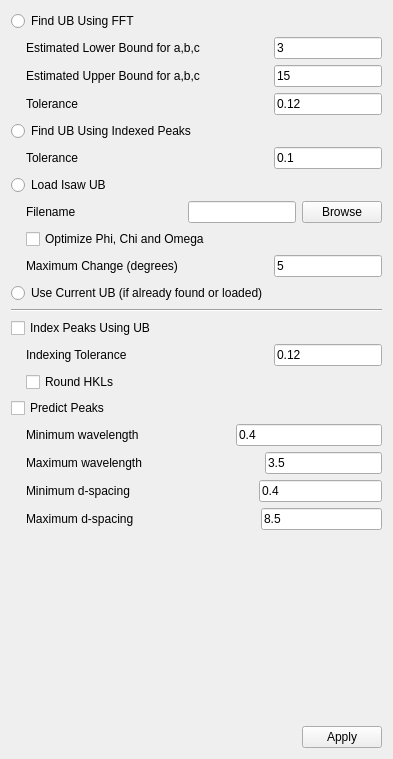
          <widget class="QWidget" name="scrollAreaWidgetContents_4">
           <property name="geometry">
            <rect>
             <x>0</x>
             <y>0</y>
             <width>393</width>
             <height>759</height>
            </rect>
           </property>
           <layout class="QVBoxLayout" name="verticalLayout_12">
            <item>
             <widget class="QRadioButton" name="FindUBUsingFFT_rbtn">
              <property name="toolTip">
               <string>Find a UB matrix using the&lt;br&gt; FindUBUsingFFT algorithm.  This will produce a UB matrix corresponding to the Niggli reduced cell for the lattice.</string>
              </property>
              <property name="text">
               <string>Find UB Using FFT</string>
              </property>
             </widget>
            </item>
            <item>
             <layout class="QHBoxLayout" name="horizontalLayout_20">
              <item>
               <spacer name="horizontalSpacer_28">
                <property name="orientation">
                 <enum>Qt::Horizontal</enum>
                </property>
                <property name="sizeType">
                 <enum>QSizePolicy::Fixed</enum>
                </property>
                <property name="sizeHint" stdset="0">
                 <size>
                  <width>15</width>
                  <height>0</height>
                 </size>
                </property>
               </spacer>
              </item>
              <item>
               <widget class="QLabel" name="MinD_lbl">
                <property name="text">
                 <string>Estimated Lower Bound for a,b,c</string>
                </property>
               </widget>
              </item>
              <item>
               <spacer name="horizontalSpacer_29">
                <property name="orientation">
                 <enum>Qt::Horizontal</enum>
                </property>
                <property name="sizeHint" stdset="0">
                 <size>
                  <width>40</width>
                  <height>20</height>
                 </size>
                </property>
               </spacer>
              </item>
              <item>
               <widget class="QLineEdit" name="MinD_ledt">
                <property name="sizePolicy">
                 <sizepolicy hsizetype="Fixed" vsizetype="Fixed">
                  <horstretch>0</horstretch>
                  <verstretch>0</verstretch>
                 </sizepolicy>
                </property>
                <property name="toolTip">
                 <string>Set this to a value that is&lt;br&gt; about 50%-90% of the shortest real space edge length, in Angstroms.</string>
                </property>
                <property name="text">
                 <string>3</string>
                </property>
               </widget>
              </item>
             </layout>
            </item>
            <item>
             <layout class="QHBoxLayout" name="horizontalLayout_21">
              <item>
               <spacer name="horizontalSpacer_27">
                <property name="orientation">
                 <enum>Qt::Horizontal</enum>
                </property>
                <property name="sizeType">
                 <enum>QSizePolicy::Fixed</enum>
                </property>
                <property name="sizeHint" stdset="0">
                 <size>
                  <width>15</width>
                  <height>0</height>
                 </size>
                </property>
               </spacer>
              </item>
              <item>
               <widget class="QLabel" name="MaxD_lbl">
                <property name="text">
                 <string>Estimated Upper Bound for a,b,c</string>
                </property>
               </widget>
              </item>
              <item>
               <spacer name="horizontalSpacer_30">
                <property name="orientation">
                 <enum>Qt::Horizontal</enum>
                </property>
                <property name="sizeHint" stdset="0">
                 <size>
                  <width>40</width>
                  <height>20</height>
                 </size>
                </property>
               </spacer>
              </item>
              <item>
               <widget class="QLineEdit" name="MaxD_ledt">
                <property name="sizePolicy">
                 <sizepolicy hsizetype="Fixed" vsizetype="Fixed">
                  <horstretch>0</horstretch>
                  <verstretch>0</verstretch>
                 </sizepolicy>
                </property>
                <property name="toolTip">
                 <string>Set this to a value that is&lt;br&gt; about 110%-150% of the longest real space edge length, in Angstroms.</string>
                </property>
                <property name="text">
                 <string>15</string>
                </property>
               </widget>
              </item>
             </layout>
            </item>
            <item>
             <layout class="QHBoxLayout" name="horizontalLayout_22">
              <item>
               <spacer name="horizontalSpacer_26">
                <property name="orientation">
                 <enum>Qt::Horizontal</enum>
                </property>
                <property name="sizeType">
                 <enum>QSizePolicy::Fixed</enum>
                </property>
                <property name="sizeHint" stdset="0">
                 <size>
                  <width>15</width>
                  <height>0</height>
                 </size>
                </property>
               </spacer>
              </item>
              <item>
               <widget class="QLabel" name="FFTTolerance_lbl">
                <property name="text">
                 <string>Tolerance</string>
                </property>
               </widget>
              </item>
              <item>
               <spacer name="horizontalSpacer_31">
                <property name="orientation">
                 <enum>Qt::Horizontal</enum>
                </property>
                <property name="sizeHint" stdset="0">
                 <size>
                  <width>40</width>
                  <height>20</height>
                 </size>
                </property>
               </spacer>
              </item>
              <item>
               <widget class="QLineEdit" name="FFTTolerance_ledt">
                <property name="sizePolicy">
                 <sizepolicy hsizetype="Fixed" vsizetype="Fixed">
                  <horstretch>0</horstretch>
                  <verstretch>0</verstretch>
                 </sizepolicy>
                </property>
                <property name="toolTip">
                 <string>Maximum distance of h,k or l from integer values to&lt;br&gt; consider a peak to be indexed.</string>
                </property>
                <property name="text">
                 <string>0.12</string>
                </property>
               </widget>
              </item>
             </layout>
            </item>
            <item>
             <widget class="QRadioButton" name="FindUBUsingIndexedPeaks_rbtn">
              <property name="toolTip">
               <string>Find the UB matrix using the FindUBUsingIndexedPeaks algorithm.  Specifically, if the&lt;br&gt; peaks in the peaks workspace have already been indexed, find the UB matrix that corresponds to that indexing.</string>
              </property>
              <property name="text">
               <string>Find UB Using Indexed Peaks</string>
              </property>
             </widget>
            </item>
            <item>
             <layout class="QHBoxLayout" name="horizontalLayout_23">
              <item>
               <spacer name="horizontalSpacer_25">
                <property name="orientation">
                 <enum>Qt::Horizontal</enum>
                </property>
                <property name="sizeType">
                 <enum>QSizePolicy::Fixed</enum>
                </property>
                <property name="sizeHint" stdset="0">
                 <size>
                  <width>15</width>
                  <height>0</height>
                 </size>
                </property>
               </spacer>
              </item>
              <item>
               <widget class="QLabel" name="IndexedPeaksTolerance_lbl">
                <property name="text">
                 <string>Tolerance</string>
                </property>
               </widget>
              </item>
              <item>
               <spacer name="horizontalSpacer_32">
                <property name="orientation">
                 <enum>Qt::Horizontal</enum>
                </property>
                <property name="sizeHint" stdset="0">
                 <size>
                  <width>40</width>
                  <height>20</height>
                 </size>
                </property>
               </spacer>
              </item>
              <item>
               <widget class="QLineEdit" name="IndexedPeaksTolerance_ledt">
                <property name="sizePolicy">
                 <sizepolicy hsizetype="Fixed" vsizetype="Fixed">
                  <horstretch>0</horstretch>
                  <verstretch>0</verstretch>
                 </sizepolicy>
                </property>
                <property name="toolTip">
                 <string>Maximum distance of h,k or l from integer values to&lt;br&gt; consider a peak to be indexed.</string>
                </property>
                <property name="text">
                 <string>0.1</string>
                </property>
               </widget>
              </item>
             </layout>
            </item>
            <item>
             <widget class="QRadioButton" name="LoadISAWUB_rbtn">
              <property name="toolTip">
               <string>Load the UB matrix from a file.</string>
              </property>
              <property name="text">
               <string>Load Isaw UB</string>
              </property>
             </widget>
            </item>
            <item>
             <layout class="QHBoxLayout" name="horizontalLayout_24">
              <item>
               <spacer name="horizontalSpacer_24">
                <property name="orientation">
                 <enum>Qt::Horizontal</enum>
                </property>
                <property name="sizeType">
                 <enum>QSizePolicy::Fixed</enum>
                </property>
                <property name="sizeHint" stdset="0">
                 <size>
                  <width>15</width>
                  <height>0</height>
                 </size>
                </property>
               </spacer>
              </item>
              <item>
               <widget class="QLabel" name="SelectUBFile_lbl">
                <property name="text">
                 <string>Filename</string>
                </property>
               </widget>
              </item>
              <item>
               <spacer name="horizontalSpacer_33">
                <property name="orientation">
                 <enum>Qt::Horizontal</enum>
                </property>
                <property name="sizeType">
                 <enum>QSizePolicy::MinimumExpanding</enum>
                </property>
                <property name="sizeHint" stdset="0">
                 <size>
                  <width>40</width>
                  <height>20</height>
                 </size>
                </property>
               </spacer>
              </item>
              <item>
               <widget class="QLineEdit" name="SelectUBFile_ledt">
                <property name="toolTip">
                 <string>Name of the file with the UB matrix.</string>
                </property>
               </widget>
              </item>
              <item>
               <widget class="QPushButton" name="SelectUBFile_btn">
                <property name="toolTip">
                 <string>Browse for the file with the UB matrix.</string>
                </property>
                <property name="text">
                 <string>Browse</string>
                </property>
               </widget>
              </item>
             </layout>
            </item>
            <item>
             <layout class="QHBoxLayout" name="horizontalLayout_31">
              <item>
               <spacer name="horizontalSpacer_23">
                <property name="orientation">
                 <enum>Qt::Horizontal</enum>
                </property>
                <property name="sizeType">
                 <enum>QSizePolicy::Fixed</enum>
                </property>
                <property name="sizeHint" stdset="0">
                 <size>
                  <width>15</width>
                  <height>0</height>
                 </size>
                </property>
               </spacer>
              </item>
              <item>
               <widget class="QCheckBox" name="OptimizeGoniometerAngles_ckbx">
                <property name="toolTip">
                 <string>Optimize the goniometer&lt;br&gt; angles, to index the peaks as accurately as possible using the UB matrix that was loaded.</string>
                </property>
                <property name="text">
                 <string>Optimize Phi, Chi and Omega</string>
                </property>
               </widget>
              </item>
             </layout>
            </item>
            <item>
             <layout class="QHBoxLayout" name="horizontalLayout_25">
              <item>
               <spacer name="horizontalSpacer_22">
                <property name="orientation">
                 <enum>Qt::Horizontal</enum>
                </property>
                <property name="sizeType">
                 <enum>QSizePolicy::Fixed</enum>
                </property>
                <property name="sizeHint" stdset="0">
                 <size>
                  <width>15</width>
                  <height>0</height>
                 </size>
                </property>
               </spacer>
              </item>
              <item>
               <widget class="QLabel" name="MaxGoniometerChange_lbl">
                <property name="text">
                 <string>Maximum Change (degrees)</string>
                </property>
               </widget>
              </item>
              <item>
               <spacer name="horizontalSpacer_34">
                <property name="orientation">
                 <enum>Qt::Horizontal</enum>
                </property>
                <property name="sizeHint" stdset="0">
                 <size>
                  <width>40</width>
                  <height>20</height>
                 </size>
                </property>
               </spacer>
              </item>
              <item>
               <widget class="QLineEdit" name="MaxGoniometerChange_ledt">
                <property name="sizePolicy">
                 <sizepolicy hsizetype="Fixed" vsizetype="Fixed">
                  <horstretch>0</horstretch>
                  <verstretch>0</verstretch>
                 </sizepolicy>
                </property>
                <property name="toolTip">
                 <string>Maximum number of degrees that CHI, PHI&lt;br&gt; or OMEGA can be changed.</string>
                </property>
                <property name="text">
                 <string>5</string>
                </property>
               </widget>
              </item>
             </layout>
            </item>
            <item>
             <layout class="QHBoxLayout" name="horizontalLayout_30">
              <item>
               <widget class="QRadioButton" name="UseCurrentUB_rbtn">
                <property name="toolTip">
                 <string>If the peaks workspace&lt;br&gt; already has a UB matrix, just use that UB.</string>
                </property>
                <property name="text">
                 <string>Use Current UB (if already found or loaded)</string>
                </property>
               </widget>
              </item>
             </layout>
            </item>
            <item>
             <widget class="Line" name="line">
              <property name="orientation">
               <enum>Qt::Horizontal</enum>
              </property>
             </widget>
            </item>
            <item>
             <layout class="QHBoxLayout" name="horizontalLayout_29">
              <item>
               <widget class="QCheckBox" name="IndexPeaks_ckbx">
                <property name="toolTip">
                 <string>After obtaining the UB&lt;br&gt; matrix, index the peaks using that UB.</string>
                </property>
                <property name="text">
                 <string>Index Peaks Using UB</string>
                </property>
               </widget>
              </item>
             </layout>
            </item>
            <item>
             <layout class="QHBoxLayout" name="horizontalLayout_26">
              <item>
               <spacer name="horizontalSpacer_20">
                <property name="orientation">
                 <enum>Qt::Horizontal</enum>
                </property>
                <property name="sizeType">
                 <enum>QSizePolicy::Fixed</enum>
                </property>
                <property name="sizeHint" stdset="0">
                 <size>
                  <width>15</width>
                  <height>0</height>
                 </size>
                </property>
               </spacer>
              </item>
              <item>
               <widget class="QLabel" name="IndexingTolerance_lbl">
                <property name="text">
                 <string>Indexing Tolerance</string>
                </property>
               </widget>
              </item>
              <item>
               <spacer name="horizontalSpacer_35">
                <property name="orientation">
                 <enum>Qt::Horizontal</enum>
                </property>
                <property name="sizeHint" stdset="0">
                 <size>
                  <width>40</width>
                  <height>20</height>
                 </size>
                </property>
               </spacer>
              </item>
              <item>
               <widget class="QLineEdit" name="IndexingTolerance_ledt">
                <property name="sizePolicy">
                 <sizepolicy hsizetype="Fixed" vsizetype="Fixed">
                  <horstretch>0</horstretch>
                  <verstretch>0</verstretch>
                 </sizepolicy>
                </property>
                <property name="toolTip">
                 <string>Only set the h,k,l values on peaks for which the maximum distance of h,k or l from integer values&lt;br&gt; is less than this tolerance.</string>
                </property>
                <property name="text">
                 <string>0.12</string>
                </property>
               </widget>
              </item>
             </layout>
            </item>
            <item>
             <layout class="QHBoxLayout" name="horizontalLayout_28">
              <item>
               <spacer name="horizontalSpacer_21">
                <property name="orientation">
                 <enum>Qt::Horizontal</enum>
                </property>
                <property name="sizeType">
                 <enum>QSizePolicy::Fixed</enum>
                </property>
                <property name="sizeHint" stdset="0">
                 <size>
                  <width>15</width>
                  <height>0</height>
                 </size>
                </property>
               </spacer>
              </item>
              <item>
               <widget class="QCheckBox" name="RoundHKLs_ckbx">
                <property name="toolTip">
                 <string>Round the h,k,l values to the nearest integer.</string>
                </property>
                <property name="text">
                 <string>Round HKLs</string>
                </property>
               </widget>
              </item>
             </layout>
            </item>
            <item>
             <widget class="QCheckBox" name="PredictPeaks_ckbx">
              <property name="text">
               <string>Predict Peaks</string>
              </property>
             </widget>
            </item>
            <item>
             <layout class="QHBoxLayout" name="horizontalLayout_16">
              <item>
               <spacer name="horizontalSpacer_91">
                <property name="orientation">
                 <enum>Qt::Horizontal</enum>
                </property>
                <property name="sizeType">
                 <enum>QSizePolicy::Fixed</enum>
                </property>
                <property name="sizeHint" stdset="0">
                 <size>
                  <width>15</width>
                  <height>0</height>
                 </size>
                </property>
               </spacer>
              </item>
              <item>
               <widget class="QLabel" name="min_pred_wl_lbl">
                <property name="maximumSize">
                 <size>
                  <width>160</width>
                  <height>16777215</height>
                 </size>
                </property>
                <property name="text">
                 <string>Minimum wavelength</string>
                </property>
               </widget>
              </item>
              <item>
               <spacer name="horizontalSpacer_64">
                <property name="orientation">
                 <enum>Qt::Horizontal</enum>
                </property>
                <property name="sizeHint" stdset="0">
                 <size>
                  <width>40</width>
                  <height>20</height>
                 </size>
                </property>
               </spacer>
              </item>
              <item>
               <widget class="QLineEdit" name="min_pred_wl_ledt">
                <property name="minimumSize">
                 <size>
                  <width>146</width>
                  <height>0</height>
                 </size>
                </property>
                <property name="maximumSize">
                 <size>
                  <width>146</width>
                  <height>16777215</height>
                 </size>
                </property>
                <property name="text">
                 <string>0.4</string>
                </property>
               </widget>
              </item>
             </layout>
            </item>
            <item>
             <layout class="QHBoxLayout" name="horizontalLayout_17">
              <item>
               <spacer name="horizontalSpacer_92">
                <property name="orientation">
                 <enum>Qt::Horizontal</enum>
                </property>
                <property name="sizeType">
                 <enum>QSizePolicy::Fixed</enum>
                </property>
                <property name="sizeHint" stdset="0">
                 <size>
                  <width>15</width>
                  <height>0</height>
                 </size>
                </property>
               </spacer>
              </item>
              <item>
               <widget class="QLabel" name="max_pred_wl_lbl">
                <property name="maximumSize">
                 <size>
                  <width>160</width>
                  <height>16777215</height>
                 </size>
                </property>
                <property name="text">
                 <string>Maximum wavelength</string>
                </property>
               </widget>
              </item>
              <item>
               <spacer name="horizontalSpacer_65">
                <property name="orientation">
                 <enum>Qt::Horizontal</enum>
                </property>
                <property name="sizeHint" stdset="0">
                 <size>
                  <width>40</width>
                  <height>20</height>
                 </size>
                </property>
               </spacer>
              </item>
              <item>
               <widget class="QLineEdit" name="max_pred_wl_ledt">
                <property name="maximumSize">
                 <size>
                  <width>146</width>
                  <height>16777215</height>
                 </size>
                </property>
                <property name="text">
                 <string>3.5</string>
                </property>
               </widget>
              </item>
             </layout>
            </item>
            <item>
             <layout class="QHBoxLayout" name="horizontalLayout_18">
              <item>
               <spacer name="horizontalSpacer_93">
                <property name="orientation">
                 <enum>Qt::Horizontal</enum>
                </property>
                <property name="sizeType">
                 <enum>QSizePolicy::Fixed</enum>
                </property>
                <property name="sizeHint" stdset="0">
                 <size>
                  <width>15</width>
                  <height>0</height>
                 </size>
                </property>
               </spacer>
              </item>
              <item>
               <widget class="QLabel" name="min_pred_dspacing_lbl">
                <property name="maximumSize">
                 <size>
                  <width>160</width>
                  <height>16777215</height>
                 </size>
                </property>
                <property name="text">
                 <string>Minimum d-spacing</string>
                </property>
               </widget>
              </item>
              <item>
               <spacer name="horizontalSpacer_66">
                <property name="orientation">
                 <enum>Qt::Horizontal</enum>
                </property>
                <property name="sizeHint" stdset="0">
                 <size>
                  <width>40</width>
                  <height>20</height>
                 </size>
                </property>
               </spacer>
              </item>
              <item>
               <widget class="QLineEdit" name="min_pred_dspacing_ledt">
                <property name="maximumSize">
                 <size>
                  <width>146</width>
                  <height>16777215</height>
                 </size>
                </property>
                <property name="text">
                 <string>0.4</string>
                </property>
               </widget>
              </item>
             </layout>
            </item>
            <item>
             <layout class="QHBoxLayout" name="horizontalLayout_19">
              <item>
               <spacer name="horizontalSpacer_94">
                <property name="orientation">
                 <enum>Qt::Horizontal</enum>
                </property>
                <property name="sizeType">
                 <enum>QSizePolicy::Fixed</enum>
                </property>
                <property name="sizeHint" stdset="0">
                 <size>
                  <width>15</width>
                  <height>0</height>
                 </size>
                </property>
               </spacer>
              </item>
              <item>
               <widget class="QLabel" name="max_pred_dspacing_lbl">
                <property name="maximumSize">
                 <size>
                  <width>160</width>
                  <height>16777215</height>
                 </size>
                </property>
                <property name="text">
                 <string>Maximum d-spacing</string>
                </property>
               </widget>
              </item>
              <item>
               <spacer name="horizontalSpacer_67">
                <property name="orientation">
                 <enum>Qt::Horizontal</enum>
                </property>
                <property name="sizeHint" stdset="0">
                 <size>
                  <width>40</width>
                  <height>20</height>
                 </size>
                </property>
               </spacer>
              </item>
              <item>
               <widget class="QLineEdit" name="max_pred_dspacing_ledt">
                <property name="maximumSize">
                 <size>
                  <width>146</width>
                  <height>16777215</height>
                 </size>
                </property>
                <property name="text">
                 <string>8.5</string>
                </property>
               </widget>
              </item>
             </layout>
            </item>
            <item>
             <spacer name="verticalSpacer_3">
              <property name="orientation">
               <enum>Qt::Vertical</enum>
              </property>
              <property name="sizeHint" stdset="0">
               <size>
                <width>20</width>
                <height>40</height>
               </size>
              </property>
             </spacer>
            </item>
            <item>
             <layout class="QHBoxLayout" name="horizontalLayout_27">
              <item>
               <spacer name="horizontalSpacer_19">
                <property name="orientation">
                 <enum>Qt::Horizontal</enum>
                </property>
                <property name="sizeHint" stdset="0">
                 <size>
                  <width>40</width>
                  <height>20</height>
                 </size>
                </property>
               </spacer>
              </item>
              <item>
               <widget class="QPushButton" name="ApplyFindUB_btn">
                <property name="toolTip">
                 <string>Proceed to actually get the&lt;br&gt; UB matrix and (optionally) index the peaks.</string>
                </property>
                <property name="text">
                 <string>Apply</string>
                </property>
               </widget>
              </item>
             </layout>
            </item>
           </layout>
          </widget>
